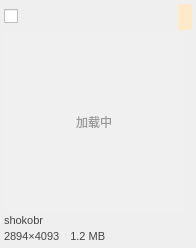
<?xml version="1.0" encoding="UTF-8"?>
<ui version="4.0">
 <class>ResultCard</class>
 <widget class="QWidget" name="ResultCard">
  <property name="geometry">
   <rect>
    <x>0</x>
    <y>0</y>
    <width>196</width>
    <height>248</height>
   </rect>
  </property>
  <layout class="QVBoxLayout" name="qVBoxLayout">
   <property name="leftMargin">
    <number>4</number>
   </property>
   <property name="topMargin">
    <number>4</number>
   </property>
   <property name="rightMargin">
    <number>4</number>
   </property>
   <property name="bottomMargin">
    <number>4</number>
   </property>
   <property name="spacing">
    <number>2</number>
   </property>
   <item>
    <layout class="QHBoxLayout" name="qHBoxLayout">
     <property name="leftMargin">
      <number>0</number>
     </property>
     <property name="topMargin">
      <number>0</number>
     </property>
     <property name="rightMargin">
      <number>0</number>
     </property>
     <property name="bottomMargin">
      <number>0</number>
     </property>
     <property name="spacing">
      <number>2</number>
     </property>
     <item>
      <widget class="QCheckBox" name="checkbox">
       <property name="toolTip">
        <string notr="true">勾选以便稍后批量下载</string>
       </property>
       <property name="checked">
        <bool>false</bool>
       </property>
      </widget>
     </item>
     <item>
      <spacer name="spacer">
       <property name="orientation">
        <enum>Qt::Orientation::Horizontal</enum>
       </property>
       <property name="sizeHint" stdset="0">
        <size>
         <width>0</width>
         <height>0</height>
        </size>
       </property>
      </spacer>
     </item>
     <item>
      <widget class="QLabel" name="badge">
       <property name="styleSheet">
        <string notr="true">color: #7a3b00; background: #ffe9c7; border-radius: 3px; padding: 0 4px; font-size: 10px;</string>
       </property>
       <property name="alignment">
        <set>Qt::AlignmentFlag::AlignLeft|Qt::AlignmentFlag::AlignVCenter</set>
       </property>
      </widget>
     </item>
    </layout>
   </item>
   <item>
    <widget class="QLabel" name="image">
     <property name="styleSheet">
      <string notr="true">background: #f0f0f0; color: #999;</string>
     </property>
     <property name="text">
      <string>加载中</string>
     </property>
     <property name="alignment">
      <set>Qt::AlignmentFlag::AlignHCenter|Qt::AlignmentFlag::AlignVCenter</set>
     </property>
     <property name="minimumSize">
      <size>
       <width>180</width>
       <height>180</height>
      </size>
     </property>
     <property name="maximumSize">
      <size>
       <width>180</width>
       <height>180</height>
      </size>
     </property>
    </widget>
   </item>
   <item>
    <widget class="QLabel" name="info">
     <property name="styleSheet">
      <string notr="true">font-size: 11px; color: #444;</string>
     </property>
     <property name="text">
      <string>shokobr
2894×4093　1.2 MB</string>
     </property>
     <property name="wordWrap">
      <bool>true</bool>
     </property>
     <property name="alignment">
      <set>Qt::AlignmentFlag::AlignLeft|Qt::AlignmentFlag::AlignVCenter</set>
     </property>
     <property name="minimumSize">
      <size>
       <width>180</width>
       <height>0</height>
      </size>
     </property>
     <property name="maximumSize">
      <size>
       <width>180</width>
       <height>16777215</height>
      </size>
     </property>
    </widget>
   </item>
  </layout>
 </widget>
 <resources/>
 <connections/>
</ui>
